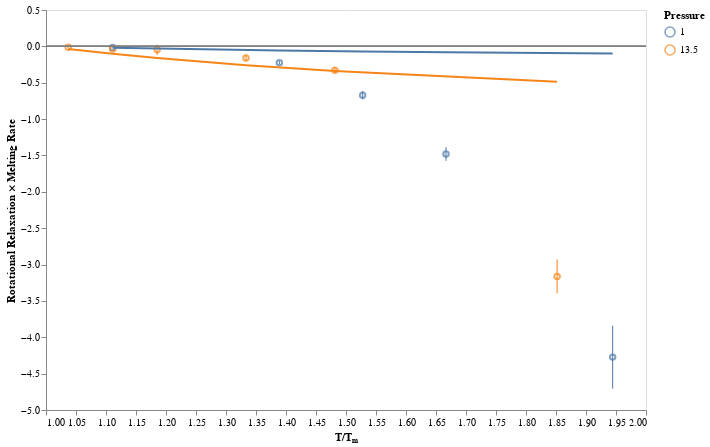

Write notebook code for a chart like this one.
### Code cell
chart = alt.Chart(theory_df).encode(
    x=alt.X("temp_norm", title="T/Tₘ", scale=alt.Scale(zero=False)),
    color=alt.Color("pressure:N", title="Pressure"),
)

chart = (
    chart.mark_point().encode(y=alt.Y("value", title="Rotational Relaxation × Melting Rate")) +
    chart.mark_rule().encode(y="error_min", y2="error_max") +
    chart.mark_line().encode(y="theory")
)

chart = figures.hline(chart, 0.)
chart

### Figure 1 — Vega-Lite specification as saved in the notebook (floating-point values rounded to 4 significant figures)
{"$schema": "https://vega.github.io/schema/vega-lite/v2.6.0.json", "config": {"axis": {"grid": false}, "view": {"height": 400, "width": 600}}, "data": {"name": "data-4c5265554a250f7ea1fe4db1a27e1061"}, "datasets": {"data-4c5265554a250f7ea1fe4db1a27e1061": [{"error": -0.001222, "error_max": -0.01688, "error_min": -0.01199, "pressure": 1, "temp_norm": 1.111, "temperature": 0.4, "theory": -0.01952, "value": -0.01443}, {"error": -0.01192, "error_max": -0.2498, "error_min": -0.2021, "pressure": 1, "temp_norm": 1.389, "temperature": 0.5, "theory": -0.05557, "value": -0.226}, {"error": -0.02896, "error_max": -0.7297, "error_min": -0.6138, "pressure": 1, "temp_norm": 1.528, "temperature": 0.55, "theory": -0.06897, "value": -0.6717}, {"error": -0.04745, "error_max": -1.574, "error_min": -1.385, "pressure": 1, "temp_norm": 1.667, "temperature": 0.6, "theory": -0.08025, "value": -1.479}, {"error": -0.2162, "error_max": -4.705, "error_min": -3.84, "pressure": 1, "temp_norm": 1.944, "temperature": 0.7, "theory": -0.09822, "value": -4.273}, {"error": -0.005684, "error_max": -0.02429, "error_min": -0.001548, "pressure": 13.5, "temp_norm": 1.037, "temperature": 1.4, "theory": -0.03644, "value": -0.01292}, {"error": -0.001421, "error_max": -0.03934, "error_min": -0.03366, "pressure": 13.5, "temp_norm": 1.111, "temperature": 1.5, "theory": -0.1026, "value": -0.0365}, {"error": -0.03545, "error_max": -0.118, "error_min": 0.0238, "pressure": 13.5, "temp_norm": 1.185, "temperature": 1.6, "theory": -0.1612, "value": -0.04709}, {"error": -0.02243, "error_max": -0.2041, "error_min": -0.1144, "pressure": 13.5, "temp_norm": 1.333, "temperature": 1.8, "theory": -0.2601, "value": -0.1592}, {"error": -0.02182, "error_max": -0.371, "error_min": -0.2837, "pressure": 13.5, "temp_norm": 1.481, "temperature": 2, "theory": -0.3404, "value": -0.3274}, {"error": -0.1165, "error_max": -3.397, "error_min": -2.931, "pressure": 13.5, "temp_norm": 1.852, "temperature": 2.5, "theory": -0.4878, "value": -3.164}]}, "layer": [{"layer": [{"data": {"name": "data-4c5265554a250f7ea1fe4db1a27e1061"}, "encoding": {"color": {"field": "pressure", "title": "Pressure", "type": "nominal"}, "x": {"field": "temp_norm", "scale": {"zero": false}, "title": "T/Tₘ", "type": "quantitative"}, "y": {"field": "value", "title": "Rotational Relaxation × Melting Rate", "type": "quantitative"}}, "mark": "point"}, {"data": {"name": "data-4c5265554a250f7ea1fe4db1a27e1061"}, "encoding": {"color": {"field": "pressure", "title": "Pressure", "type": "nominal"}, "x": {"field": "temp_norm", "scale": {"zero": false}, "title": "T/Tₘ", "type": "quantitative"}, "y": {"field": "error_min", "type": "quantitative"}, "y2": {"field": "error_max", "type": "quantitative"}}, "mark": "rule"}, {"data": {"name": "data-4c5265554a250f7ea1fe4db1a27e1061"}, "encoding": {"color": {"field": "pressure", "title": "Pressure", "type": "nominal"}, "x": {"field": "temp_norm", "scale": {"zero": false}, "title": "T/Tₘ", "type": "quantitative"}, "y": {"field": "theory", "type": "quantitative"}}, "mark": "line"}]}, {"encoding": {"y": {"field": "val", "type": "quantitative"}}, "mark": {"color": "grey", "type": "rule"}}], "transform": [{"as": "val", "calculate": "0.0"}]}
